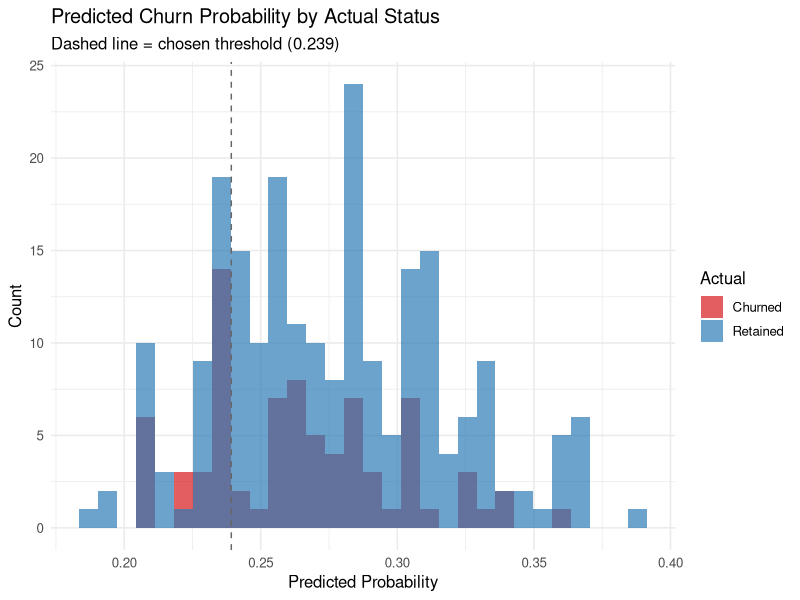
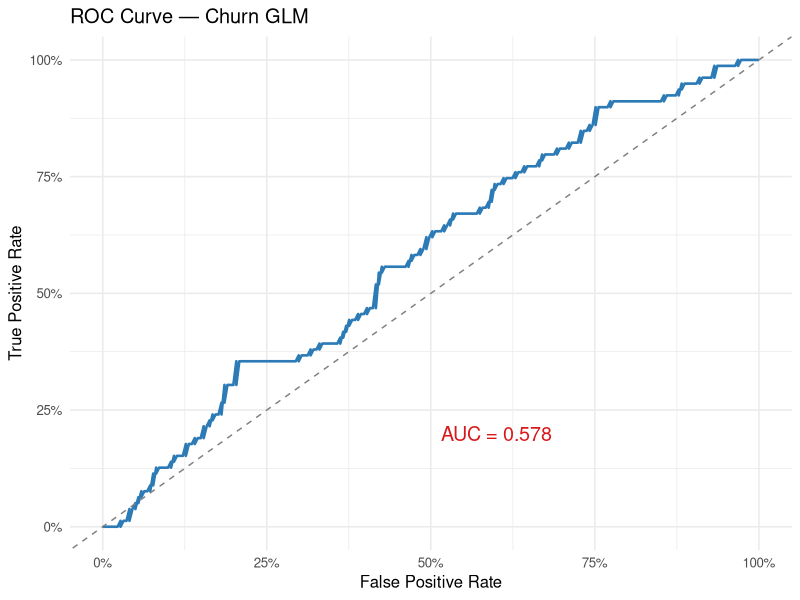

These figures' R source, in order:
## ---- chunk 1
knitr::opts_chunk$set(echo = FALSE, warning = FALSE, message = FALSE)
## ---- chunk 2
library(tidyverse)
library(broom)
library(pROC)
library(knitr)

set.seed(42)

policyholders <- read_csv("L2_policyholders.csv") %>%
  mutate(
    churned     = if_else(policy_duration_months < 24, 1, 0),
    age_band    = cut(age, breaks = c(0, 35, 50, 65, 100),
                      labels = c("Under35", "Age35_50", "Age50_65", "Over65")),
    policy_type = factor(policy_type),
    region      = factor(region),
    claim_to_premium = claim_amount / annual_premium
  )

# Train / test split (70/30)
train_idx <- sample(nrow(policyholders), 0.7 * nrow(policyholders))
train <- policyholders[train_idx, ]
test  <- policyholders[-train_idx, ]
## ---- chunk 3
model <- glm(
  churned ~ age_band + policy_type + annual_premium +
            claim_to_premium + region,
  data   = train,
  family = binomial(link = "logit")
)
## ---- chunk 4
tidy(model) %>%
  mutate(across(where(is.numeric), ~ round(., 4))) %>%
  kable(caption = "Table 1: GLM Coefficient Estimates (log-odds scale)")
## ---- chunk 5
odds_ratios <- tidy(model) %>%
  filter(term != "(Intercept)") %>%
  mutate(
    odds_ratio = exp(estimate),
    effect     = if_else(odds_ratio > 1,
                         "Increases churn odds",
                         "Decreases churn odds")
  ) %>%
  select(term, estimate, odds_ratio, p.value, effect) %>%
  arrange(desc(odds_ratio))
## ---- chunk 6
odds_ratios %>%
  mutate(estimate   = round(estimate, 3),
         odds_ratio = round(odds_ratio, 3),
         p.value    = round(p.value, 4)) %>%
  rename(Term = term, `Log-Odds` = estimate,
         `Odds Ratio` = odds_ratio, `p-value` = p.value,
         Effect = effect) %>%
  kable(caption = "Table 2: Odds Ratios (sorted, highest churn effect first)")
## ---- chunk 7
test <- test %>%
  mutate(pred_prob = predict(model, newdata = test, type = "response"))
## ---- chunk 8
roc_obj   <- roc(test$churned, test$pred_prob, quiet = TRUE)
auc_val   <- auc(roc_obj)

# Optimal threshold by Youden's J
opt       <- coords(roc_obj, "best", best.method = "youden",
                    ret = "threshold", transpose = FALSE)
threshold <- as.numeric(opt$threshold[1])

test <- test %>%
  mutate(pred_class = if_else(pred_prob > threshold, 1, 0))

cat("Base churn rate:    ", round(mean(test$churned), 3), "\n")
cat("Chosen threshold:   ", round(threshold, 3), "\n")
cat("Predicted churn rate:", round(mean(test$pred_class), 3), "\n")
## ---- chunk 9
test %>%
  mutate(Actual = if_else(churned == 1, "Churned", "Retained")) %>%
  ggplot(aes(x = pred_prob, fill = Actual)) +
  geom_histogram(bins = 30, alpha = 0.7, position = "identity") +
  geom_vline(xintercept = threshold, linetype = "dashed", color = "grey40") +
  scale_fill_manual(values = c("Churned"  = "#d7191c",
                                "Retained" = "#2c7bb6")) +
  labs(title = "Predicted Churn Probability by Actual Status",
       subtitle = paste0("Dashed line = chosen threshold (",
                         round(threshold, 3), ")"),
       x = "Predicted Probability", y = "Count") +
  theme_minimal(base_size = 12)
## ---- chunk 10
# Force both classes (0/1) to appear even if one is empty
conf <- table(
  Predicted = factor(test$pred_class, levels = c(0, 1)),
  Actual    = factor(test$churned,    levels = c(0, 1))
)

as.data.frame.matrix(conf) %>%
  rownames_to_column("Predicted") %>%
  rename(`Actual: Retained (0)` = `0`,
         `Actual: Churned (1)`  = `1`) %>%
  kable(caption = paste0("Table 3: Confusion Matrix (threshold = ",
                         round(threshold, 3), ")"))
## ---- chunk 11
TP <- sum(test$pred_class == 1 & test$churned == 1)
TN <- sum(test$pred_class == 0 & test$churned == 0)
FP <- sum(test$pred_class == 1 & test$churned == 0)
FN <- sum(test$pred_class == 0 & test$churned == 1)

safe_div  <- function(a, b) if (b == 0) NA_real_ else a / b

accuracy  <- (TP + TN) / nrow(test)
precision <- safe_div(TP, TP + FP)
recall    <- safe_div(TP, TP + FN)
f1        <- safe_div(2 * precision * recall, precision + recall)

tibble(
  Metric = c("Accuracy", "Precision", "Recall (Sensitivity)", "F1 Score"),
  Value  = round(c(accuracy, precision, recall, f1), 3)
) %>%
  kable(caption = "Table 4: Classification Performance Metrics")
## ---- chunk 12
# roc_obj and auc_val already computed in the threshold chunk above
tibble(
  fpr = 1 - roc_obj$specificities,
  tpr = roc_obj$sensitivities
) %>%
  ggplot(aes(x = fpr, y = tpr)) +
  geom_line(color = "#2c7bb6", linewidth = 0.9) +
  geom_abline(linetype = "dashed", color = "grey50") +
  annotate("text", x = 0.6, y = 0.2,
           label = paste0("AUC = ", round(auc_val, 3)),
           size = 5, color = "#d7191c") +
  scale_x_continuous(labels = scales::percent_format()) +
  scale_y_continuous(labels = scales::percent_format()) +
  labs(title = "ROC Curve — Churn GLM",
       x = "False Positive Rate", y = "True Positive Rate") +
  theme_minimal(base_size = 12)
## ---- chunk 13
auc_round <- round(as.numeric(auc_val), 3)
acc_round <- round(accuracy, 3)
